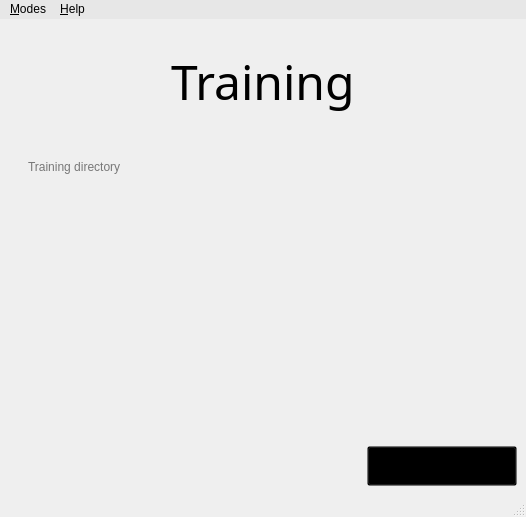
<?xml version="1.0" encoding="UTF-8"?>
<ui version="4.0">
 <class>MainWindow</class>
 <widget class="QMainWindow" name="MainWindow">
  <property name="windowModality">
   <enum>Qt::NonModal</enum>
  </property>
  <property name="enabled">
   <bool>true</bool>
  </property>
  <property name="geometry">
   <rect>
    <x>0</x>
    <y>0</y>
    <width>526</width>
    <height>517</height>
   </rect>
  </property>
  <property name="windowTitle">
   <string>Face Recognition</string>
  </property>
  <property name="windowIcon">
   <iconset resource="guiResource.qrc">
    <normaloff>:/Icon/icon.ico</normaloff>:/Icon/icon.ico</iconset>
  </property>
  <property name="windowOpacity">
   <double>1.000000000000000</double>
  </property>
  <property name="toolTipDuration">
   <number>0</number>
  </property>
  <property name="styleSheet">
   <string notr="true">QStatusBar#statusBar
{
	border-image: url(:/Background/background.jpg);
}</string>
  </property>
  <property name="iconSize">
   <size>
    <width>20</width>
    <height>20</height>
   </size>
  </property>
  <property name="animated">
   <bool>true</bool>
  </property>
  <property name="tabShape">
   <enum>QTabWidget::Rounded</enum>
  </property>
  <widget class="QWidget" name="centralWidget">
   <property name="enabled">
    <bool>true</bool>
   </property>
   <property name="styleSheet">
    <string notr="true">QWidget#centralWidget
{
	border-image: url(:/Background/background.jpg);
}</string>
   </property>
   <layout class="QGridLayout" name="gridLayout_4">
    <property name="leftMargin">
     <number>0</number>
    </property>
    <property name="topMargin">
     <number>0</number>
    </property>
    <property name="rightMargin">
     <number>0</number>
    </property>
    <property name="bottomMargin">
     <number>0</number>
    </property>
    <item row="0" column="0">
     <layout class="QGridLayout" name="mainLayout" rowstretch="0">
      <property name="topMargin">
       <number>20</number>
      </property>
      <property name="spacing">
       <number>0</number>
      </property>
      <item row="0" column="0">
       <widget class="QStackedWidget" name="stackedWidget">
        <property name="minimumSize">
         <size>
          <width>0</width>
          <height>0</height>
         </size>
        </property>
        <property name="autoFillBackground">
         <bool>false</bool>
        </property>
        <property name="styleSheet">
         <string notr="true"/>
        </property>
        <property name="frameShape">
         <enum>QFrame::NoFrame</enum>
        </property>
        <property name="frameShadow">
         <enum>QFrame::Plain</enum>
        </property>
        <property name="currentIndex">
         <number>1</number>
        </property>
        <widget class="QWidget" name="Welcome">
         <layout class="QGridLayout" name="gridLayout">
          <item row="0" column="0">
           <layout class="QGridLayout" name="welcomLayout">
            <property name="spacing">
             <number>0</number>
            </property>
            <item row="0" column="0" alignment="Qt::AlignHCenter">
             <widget class="QLabel" name="faceRecTitle">
              <property name="sizePolicy">
               <sizepolicy hsizetype="Fixed" vsizetype="Fixed">
                <horstretch>0</horstretch>
                <verstretch>0</verstretch>
               </sizepolicy>
              </property>
              <property name="font">
               <font>
                <family>Bauhaus 93</family>
                <pointsize>36</pointsize>
               </font>
              </property>
              <property name="styleSheet">
               <string notr="true"/>
              </property>
              <property name="text">
               <string>Face Recognition</string>
              </property>
             </widget>
            </item>
            <item row="1" column="0">
             <widget class="QLabel" name="faceRecImage">
              <property name="text">
               <string>&lt;html&gt;&lt;head/&gt;&lt;body&gt;&lt;p align=&quot;center&quot;&gt;&lt;img  src=&quot;:/WelcomeImage/welcom.png&quot;/&gt;&lt;/p&gt;&lt;/body&gt;&lt;/html&gt;</string>
              </property>
             </widget>
            </item>
           </layout>
          </item>
         </layout>
        </widget>
        <widget class="QWidget" name="Training">
         <layout class="QGridLayout" name="gridLayout_8">
          <item row="0" column="0">
           <layout class="QGridLayout" name="trainingLayout">
            <property name="horizontalSpacing">
             <number>0</number>
            </property>
            <property name="verticalSpacing">
             <number>20</number>
            </property>
            <item row="2" column="0">
             <spacer name="horizontalSpacer">
              <property name="orientation">
               <enum>Qt::Horizontal</enum>
              </property>
              <property name="sizeHint" stdset="0">
               <size>
                <width>40</width>
                <height>20</height>
               </size>
              </property>
             </spacer>
            </item>
            <item row="1" column="0">
             <widget class="QGroupBox" name="browseBox">
              <property name="sizePolicy">
               <sizepolicy hsizetype="Preferred" vsizetype="Fixed">
                <horstretch>0</horstretch>
                <verstretch>0</verstretch>
               </sizepolicy>
              </property>
              <property name="minimumSize">
               <size>
                <width>0</width>
                <height>60</height>
               </size>
              </property>
              <property name="styleSheet">
               <string notr="true">border-style: none</string>
              </property>
              <property name="title">
               <string/>
              </property>
              <property name="flat">
               <bool>false</bool>
              </property>
              <property name="checkable">
               <bool>false</bool>
              </property>
              <widget class="QPushButton" name="browseBtnTraining">
               <property name="geometry">
                <rect>
                 <x>319</x>
                 <y>6</y>
                 <width>91</width>
                 <height>51</height>
                </rect>
               </property>
               <property name="sizePolicy">
                <sizepolicy hsizetype="Fixed" vsizetype="Fixed">
                 <horstretch>0</horstretch>
                 <verstretch>0</verstretch>
                </sizepolicy>
               </property>
               <property name="styleSheet">
                <string notr="true">QPushButton#browseBtn:hover
{
	image: url(:/BrowseBtn/browseHover.png);

}

QPushButton#browseBtn:pressed
{
	image: url(:/BrowseBtn/browsePush.png);

}

QPushButton#browseBtn
{
	image: url(:/BrowseBtn/browseDef.png);
	background:transparent;

}</string>
               </property>
               <property name="text">
                <string/>
               </property>
               <property name="iconSize">
                <size>
                 <width>10</width>
                 <height>10</height>
                </size>
               </property>
               <property name="autoRepeatDelay">
                <number>4</number>
               </property>
               <property name="autoRepeatInterval">
                <number>4</number>
               </property>
              </widget>
              <widget class="QLabel" name="customizeTextboxTraining">
               <property name="geometry">
                <rect>
                 <x>4</x>
                 <y>10</y>
                 <width>311</width>
                 <height>41</height>
                </rect>
               </property>
               <property name="text">
                <string>&lt;html&gt;&lt;head/&gt;&lt;body&gt;&lt;p&gt;&lt;img src=&quot;:/Dir/textInsert.png&quot;/&gt;&lt;/p&gt;&lt;/body&gt;&lt;/html&gt;</string>
               </property>
              </widget>
              <widget class="QLineEdit" name="trainingDir">
               <property name="geometry">
                <rect>
                 <x>17</x>
                 <y>16</y>
                 <width>281</width>
                 <height>31</height>
                </rect>
               </property>
               <property name="font">
                <font>
                 <pointsize>9</pointsize>
                </font>
               </property>
               <property name="autoFillBackground">
                <bool>false</bool>
               </property>
               <property name="styleSheet">
                <string notr="true">QLineEdit 
{
	background:transparent
}

</string>
               </property>
               <property name="text">
                <string/>
               </property>
               <property name="frame">
                <bool>false</bool>
               </property>
               <property name="placeholderText">
                <string>Training directory</string>
               </property>
              </widget>
              <zorder>customizeTextboxTraining</zorder>
              <zorder>trainingDir</zorder>
              <zorder>browseBtnTraining</zorder>
             </widget>
            </item>
            <item row="0" column="0" alignment="Qt::AlignHCenter">
             <widget class="QLabel" name="trainingTitle">
              <property name="sizePolicy">
               <sizepolicy hsizetype="Fixed" vsizetype="Fixed">
                <horstretch>0</horstretch>
                <verstretch>0</verstretch>
               </sizepolicy>
              </property>
              <property name="font">
               <font>
                <family>Bauhaus 93</family>
                <pointsize>36</pointsize>
               </font>
              </property>
              <property name="text">
               <string>Training</string>
              </property>
             </widget>
            </item>
            <item row="3" column="0">
             <layout class="QHBoxLayout" name="horizontalLayout">
              <item alignment="Qt::AlignRight|Qt::AlignBottom">
               <widget class="QPushButton" name="trainBtn">
                <property name="sizePolicy">
                 <sizepolicy hsizetype="Preferred" vsizetype="Preferred">
                  <horstretch>0</horstretch>
                  <verstretch>0</verstretch>
                 </sizepolicy>
                </property>
                <property name="minimumSize">
                 <size>
                  <width>150</width>
                  <height>40</height>
                 </size>
                </property>
                <property name="styleSheet">
                 <string notr="true">
QPushButton#trainBtn:hover
{
	image: url(:/StartTrainingBtn/startTrainingHover.png);
}

QPushButton#trainBtn:pressed
{
	image: url(:/StartTrainingBtn/startTrainingPush.png);
}

QPushButton#trainBtn
{
	image: url(:/StartTrainingBtn/startTrainingDef.png);
	background:transparent;

}







</string>
                </property>
                <property name="text">
                 <string/>
                </property>
                <property name="iconSize">
                 <size>
                  <width>10</width>
                  <height>10</height>
                 </size>
                </property>
                <property name="autoRepeatDelay">
                 <number>4</number>
                </property>
                <property name="autoRepeatInterval">
                 <number>4</number>
                </property>
               </widget>
              </item>
             </layout>
            </item>
           </layout>
          </item>
         </layout>
        </widget>
        <widget class="QWidget" name="Testing">
         <layout class="QGridLayout" name="gridLayout_6">
          <item row="0" column="0">
           <layout class="QGridLayout" name="TestingLayout">
            <property name="spacing">
             <number>0</number>
            </property>
            <item row="4" column="0" colspan="2">
             <layout class="QHBoxLayout" name="ImageDirLayout2">
              <property name="spacing">
               <number>0</number>
              </property>
              <property name="leftMargin">
               <number>20</number>
              </property>
              <property name="topMargin">
               <number>0</number>
              </property>
              <property name="bottomMargin">
               <number>0</number>
              </property>
              <item>
               <widget class="QLabel" name="chosenImg">
                <property name="sizePolicy">
                 <sizepolicy hsizetype="Fixed" vsizetype="Fixed">
                  <horstretch>0</horstretch>
                  <verstretch>0</verstretch>
                 </sizepolicy>
                </property>
                <property name="minimumSize">
                 <size>
                  <width>210</width>
                  <height>210</height>
                 </size>
                </property>
                <property name="styleSheet">
                 <string notr="true">QLabel#imageLabel
{
border-image: url(:/DefaultImage/defualtImage.png);

}</string>
                </property>
                <property name="text">
                 <string/>
                </property>
                <property name="alignment">
                 <set>Qt::AlignLeading|Qt::AlignLeft|Qt::AlignTop</set>
                </property>
               </widget>
              </item>
              <item alignment="Qt::AlignRight|Qt::AlignBottom">
               <widget class="QPushButton" name="testBtn">
                <property name="sizePolicy">
                 <sizepolicy hsizetype="Fixed" vsizetype="Fixed">
                  <horstretch>0</horstretch>
                  <verstretch>0</verstretch>
                 </sizepolicy>
                </property>
                <property name="minimumSize">
                 <size>
                  <width>85</width>
                  <height>40</height>
                 </size>
                </property>
                <property name="styleSheet">
                 <string notr="true">
QPushButton#testBtn:hover
{
	
	image: url(:/TestBtn/testHover.png);
}

QPushButton#testBtn:pressed
{
	
	image: url(:/TestBtn/testPush.png);
}

QPushButton#testBtn
{
	
	image: url(:/TestBtn/testDef.png);
	background:transparent;

}







</string>
                </property>
                <property name="text">
                 <string/>
                </property>
                <property name="iconSize">
                 <size>
                  <width>10</width>
                  <height>10</height>
                 </size>
                </property>
                <property name="autoRepeatDelay">
                 <number>4</number>
                </property>
                <property name="autoRepeatInterval">
                 <number>4</number>
                </property>
               </widget>
              </item>
             </layout>
            </item>
            <item row="3" column="0" colspan="2">
             <widget class="QGroupBox" name="browseBoxTesting_2">
              <property name="sizePolicy">
               <sizepolicy hsizetype="Preferred" vsizetype="Fixed">
                <horstretch>0</horstretch>
                <verstretch>0</verstretch>
               </sizepolicy>
              </property>
              <property name="minimumSize">
               <size>
                <width>0</width>
                <height>60</height>
               </size>
              </property>
              <property name="styleSheet">
               <string notr="true">border-style: none</string>
              </property>
              <property name="title">
               <string/>
              </property>
              <property name="flat">
               <bool>false</bool>
              </property>
              <property name="checkable">
               <bool>false</bool>
              </property>
              <widget class="QPushButton" name="browseBtnModel">
               <property name="geometry">
                <rect>
                 <x>319</x>
                 <y>6</y>
                 <width>91</width>
                 <height>51</height>
                </rect>
               </property>
               <property name="sizePolicy">
                <sizepolicy hsizetype="Fixed" vsizetype="Fixed">
                 <horstretch>0</horstretch>
                 <verstretch>0</verstretch>
                </sizepolicy>
               </property>
               <property name="styleSheet">
                <string notr="true">QPushButton#browseBtnModel:hover
{
	image: url(:/BrowseBtn/browseHover.png);

}

QPushButton#browseBtnModel:pressed
{
	image: url(:/BrowseBtn/browsePush.png);

}

QPushButton#browseBtnModel
{
	image: url(:/BrowseBtn/browseDef.png);
	background:transparent;

}</string>
               </property>
               <property name="text">
                <string/>
               </property>
               <property name="iconSize">
                <size>
                 <width>10</width>
                 <height>10</height>
                </size>
               </property>
               <property name="autoRepeatDelay">
                <number>4</number>
               </property>
               <property name="autoRepeatInterval">
                <number>4</number>
               </property>
              </widget>
              <widget class="QLabel" name="customizeTextboxModelTesting">
               <property name="geometry">
                <rect>
                 <x>4</x>
                 <y>10</y>
                 <width>311</width>
                 <height>41</height>
                </rect>
               </property>
               <property name="text">
                <string>&lt;html&gt;&lt;head/&gt;&lt;body&gt;&lt;p&gt;&lt;img src=&quot;:/Dir/textInsert.png&quot;/&gt;&lt;/p&gt;&lt;/body&gt;&lt;/html&gt;</string>
               </property>
              </widget>
              <widget class="QLineEdit" name="modelDir">
               <property name="geometry">
                <rect>
                 <x>17</x>
                 <y>16</y>
                 <width>281</width>
                 <height>31</height>
                </rect>
               </property>
               <property name="font">
                <font>
                 <pointsize>9</pointsize>
                </font>
               </property>
               <property name="autoFillBackground">
                <bool>false</bool>
               </property>
               <property name="styleSheet">
                <string notr="true">QLineEdit 
{
	background:transparent
}

</string>
               </property>
               <property name="text">
                <string/>
               </property>
               <property name="frame">
                <bool>false</bool>
               </property>
               <property name="placeholderText">
                <string>Model directory</string>
               </property>
              </widget>
             </widget>
            </item>
            <item row="0" column="0" colspan="2" alignment="Qt::AlignHCenter">
             <widget class="QLabel" name="testingTitle">
              <property name="sizePolicy">
               <sizepolicy hsizetype="Fixed" vsizetype="Fixed">
                <horstretch>0</horstretch>
                <verstretch>0</verstretch>
               </sizepolicy>
              </property>
              <property name="font">
               <font>
                <family>Bauhaus 93</family>
                <pointsize>36</pointsize>
               </font>
              </property>
              <property name="text">
               <string>Testing </string>
              </property>
             </widget>
            </item>
            <item row="2" column="0" colspan="2">
             <layout class="QVBoxLayout" name="ImageDirLayout">
              <property name="topMargin">
               <number>20</number>
              </property>
              <item>
               <widget class="QGroupBox" name="browseBoxTesting">
                <property name="sizePolicy">
                 <sizepolicy hsizetype="Preferred" vsizetype="Fixed">
                  <horstretch>0</horstretch>
                  <verstretch>0</verstretch>
                 </sizepolicy>
                </property>
                <property name="minimumSize">
                 <size>
                  <width>440</width>
                  <height>60</height>
                 </size>
                </property>
                <property name="styleSheet">
                 <string notr="true">QGroupBox#browseBoxTesting
{
	border-style: none;
}</string>
                </property>
                <property name="title">
                 <string/>
                </property>
                <property name="flat">
                 <bool>false</bool>
                </property>
                <property name="checkable">
                 <bool>false</bool>
                </property>
                <widget class="QPushButton" name="browseBtnImgTesting">
                 <property name="geometry">
                  <rect>
                   <x>319</x>
                   <y>6</y>
                   <width>91</width>
                   <height>51</height>
                  </rect>
                 </property>
                 <property name="sizePolicy">
                  <sizepolicy hsizetype="Fixed" vsizetype="Fixed">
                   <horstretch>0</horstretch>
                   <verstretch>0</verstretch>
                  </sizepolicy>
                 </property>
                 <property name="styleSheet">
                  <string notr="true">QPushButton#browseBtnTesting:hover
{
	image: url(:/BrowseBtn/browseHover.png);

}

QPushButton#browseBtnTesting:pressed
{
	image: url(:/BrowseBtn/browsePush.png);

}

QPushButton#browseBtnTesting
{
	image: url(:/BrowseBtn/browseDef.png);
	background:transparent;

}</string>
                 </property>
                 <property name="text">
                  <string/>
                 </property>
                 <property name="iconSize">
                  <size>
                   <width>10</width>
                   <height>10</height>
                  </size>
                 </property>
                 <property name="autoRepeatDelay">
                  <number>4</number>
                 </property>
                 <property name="autoRepeatInterval">
                  <number>4</number>
                 </property>
                </widget>
                <widget class="QLabel" name="customizeTextboxImgTesting">
                 <property name="geometry">
                  <rect>
                   <x>4</x>
                   <y>10</y>
                   <width>311</width>
                   <height>41</height>
                  </rect>
                 </property>
                 <property name="text">
                  <string>&lt;html&gt;&lt;head/&gt;&lt;body&gt;&lt;p&gt;&lt;img src=&quot;:/Dir/textInsert.png&quot;/&gt;&lt;/p&gt;&lt;/body&gt;&lt;/html&gt;</string>
                 </property>
                </widget>
                <widget class="QLineEdit" name="imgDir">
                 <property name="geometry">
                  <rect>
                   <x>17</x>
                   <y>16</y>
                   <width>281</width>
                   <height>31</height>
                  </rect>
                 </property>
                 <property name="font">
                  <font>
                   <pointsize>9</pointsize>
                  </font>
                 </property>
                 <property name="autoFillBackground">
                  <bool>false</bool>
                 </property>
                 <property name="styleSheet">
                  <string notr="true">QLineEdit 
{
	background:transparent
}

</string>
                 </property>
                 <property name="text">
                  <string/>
                 </property>
                 <property name="frame">
                  <bool>false</bool>
                 </property>
                 <property name="placeholderText">
                  <string>Image directory</string>
                 </property>
                </widget>
               </widget>
              </item>
             </layout>
            </item>
           </layout>
          </item>
         </layout>
        </widget>
       </widget>
      </item>
     </layout>
    </item>
   </layout>
  </widget>
  <widget class="QMenuBar" name="menubar">
   <property name="geometry">
    <rect>
     <x>0</x>
     <y>0</y>
     <width>526</width>
     <height>26</height>
    </rect>
   </property>
   <property name="styleSheet">
    <string notr="true">background-color: rgb(231, 231, 231);
selection-color: rgb(0, 0, 0);
selection-background-color: rgb(154, 201, 254);
</string>
   </property>
   <widget class="QMenu" name="menu_file">
    <property name="title">
     <string>&amp;Modes</string>
    </property>
    <addaction name="actionTrain_Guide"/>
    <addaction name="actionTest_Guide"/>
    <addaction name="actionTrain"/>
    <addaction name="actionTesting"/>
    <addaction name="separator"/>
    <addaction name="actionExit"/>
   </widget>
   <widget class="QMenu" name="menu_Help">
    <property name="title">
     <string>&amp;Help</string>
    </property>
    <addaction name="actionHow_to_use"/>
    <addaction name="actionAbout"/>
   </widget>
   <addaction name="menu_file"/>
   <addaction name="menu_Help"/>
  </widget>
  <widget class="QStatusBar" name="statusBar">
   <property name="sizeGripEnabled">
    <bool>true</bool>
   </property>
  </widget>
  <action name="actionTrain">
   <property name="text">
    <string>Train Learner</string>
   </property>
  </action>
  <action name="actionTesting">
   <property name="text">
    <string>Test Learner</string>
   </property>
  </action>
  <action name="actionExit">
   <property name="text">
    <string>Exit</string>
   </property>
  </action>
  <action name="actionHow_to_use">
   <property name="text">
    <string>How to use</string>
   </property>
  </action>
  <action name="actionAbout">
   <property name="text">
    <string>About</string>
   </property>
  </action>
  <action name="actionTrain_Guide">
   <property name="text">
    <string>Train Guide</string>
   </property>
  </action>
  <action name="actionTest_Guide">
   <property name="text">
    <string>Test Guide</string>
   </property>
  </action>
 </widget>
 <resources>
  <include location="guiResource.qrc"/>
 </resources>
 <connections/>
</ui>
